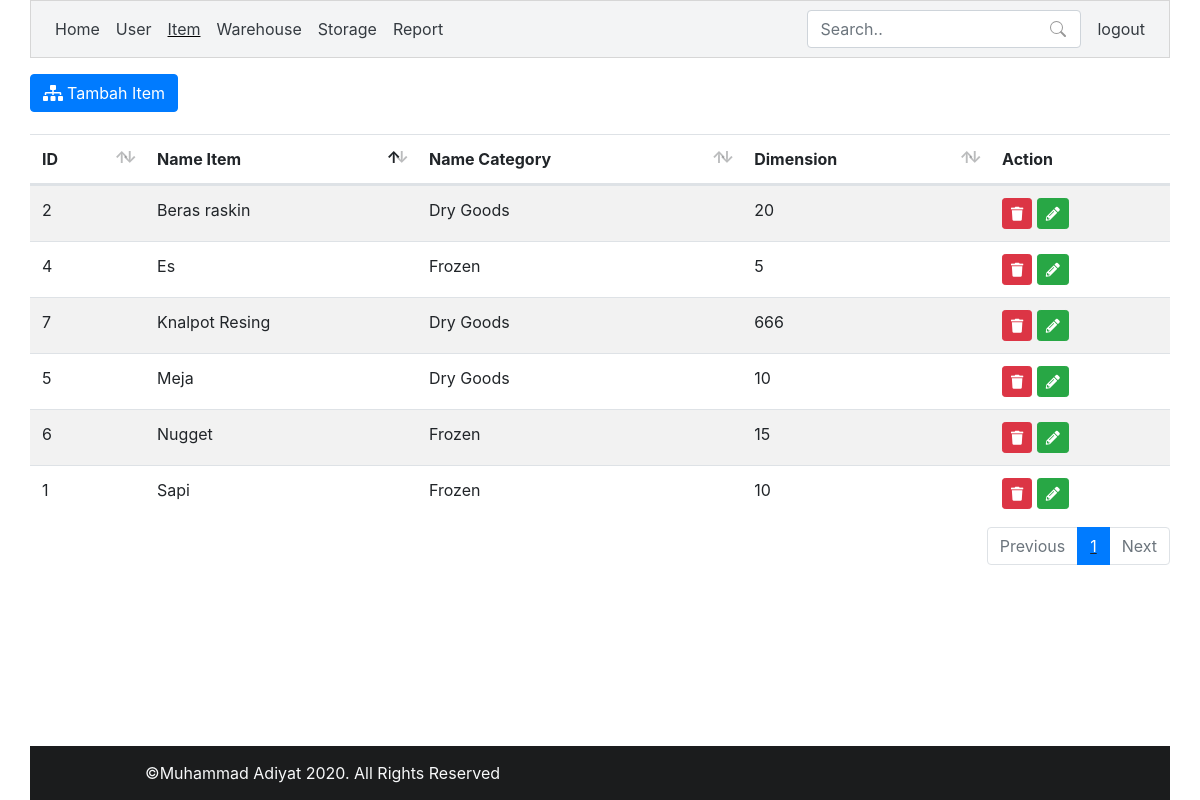
Page /?p=item (signed in) on the earlier database version.
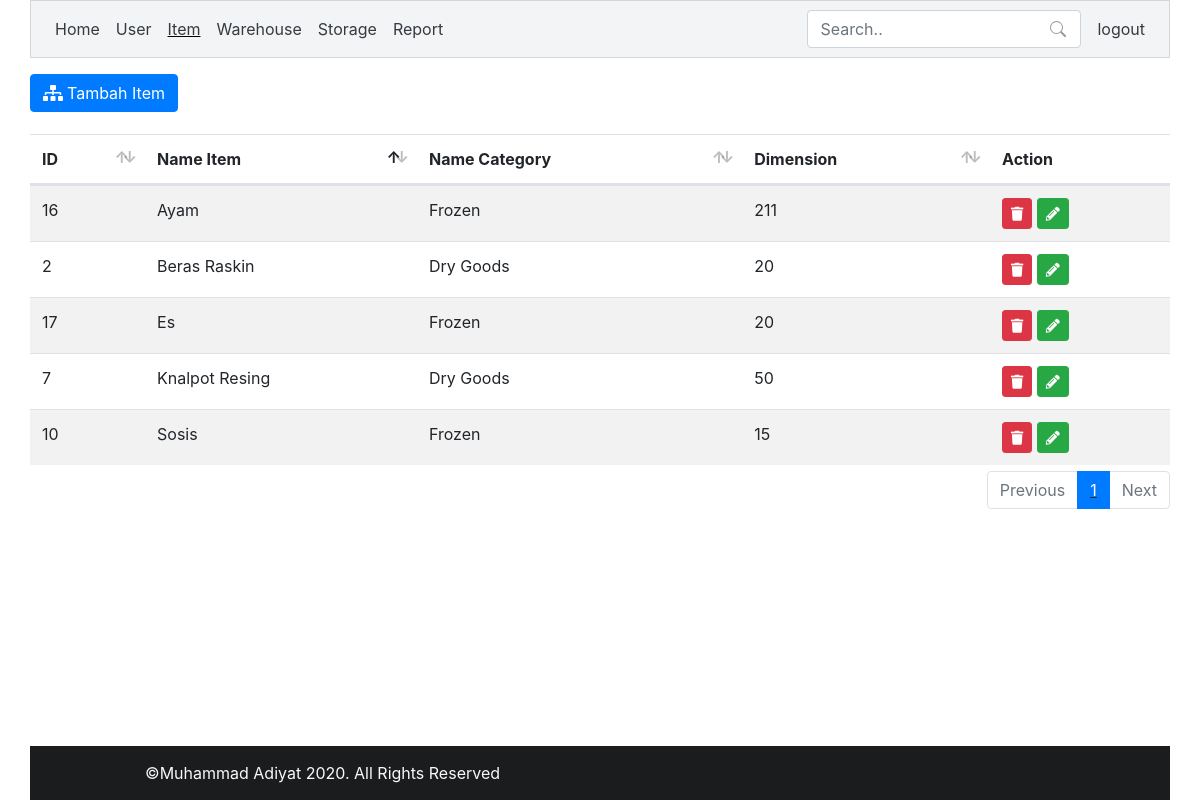
Same page on the later database version.
### tables this page shows
CREATE TABLE `m_item` (
  `id_item` int(11) NOT NULL,
  `name` varchar(45) NOT NULL,
  `dimensions` int(11) NOT NULL,
  `id_typeitem` int(11) NOT NULL
);

CREATE TABLE `m_typeitem` (
  `id_typeitem` int(11) NOT NULL,
  `name_item` varchar(45) NOT NULL
);

### class/init.php (called while the page is built)
<?php
require_once 'database.php';
$db = new database();

### class/database.php (called while the page is built, shortened)
<?php
class database
{
    private $db_host = "localhost";
    private $db_username = "root";
    private $db_password = "";
    private $db_name = "db_logistik";
    public function __construct()
    {
        $this->conn = mysqli_connect($this->db_host, $this->db_username, $this->db_password, $this->db_name);
    }
    public function select($query)
    {
        $result = mysqli_query($this->conn, $query);
        $rows = [];
        while ($row = mysqli_fetch_assoc($result)) {
            $rows[] = $row;
        }
        return $rows;
    }
}

### template/item.php (the view, shortened to what this page needs)
<?php
$items = $db->select("SELECT `m_item`.* , `m_typeitem`.`name_item` AS tipe_item
                    FROM `m_item` JOIN `m_typeitem`
                    ON `m_item`.`id_typeitem` = `m_typeitem`.`id_typeitem`
                    ");
?>
<div class="container mb-3">
    <div class="row mt-3">
        <a href="#" class="btn btn-primary" data-toggle="modal" data-target="#addItem">
            <i class="fas fa-sitemap"></i><span class="ml-1">Tambah Item</span>
        </a>
    </div>
    <div class="row mt-3">
        <div class="col p-0">
            <table id="table" class="table table-hover table-striped">
                <thead>
                    <tr>
                        <th>ID</th>
                        <th>Name Item</th>
                        <th>Name Category</th>
                        <th>Dimension</th>
                        <th>Action</th>
                    </tr>
                </thead>
                <tbody>
                    <?php foreach ($items as $item) : ?>
                        <tr>
                            <td><?= $item["id_item"] ?></td>
                            <td><?= $item["name"] ?></td>
                            <td><?= $item["tipe_item"] ?></td>
                            <td><?= $item["dimensions"] ?></td>
                            <td>
                                <a href="proses.php?act=hapus_item&id=<?= $item["id_item"] ?>" class="btn btn-sm btn-danger" onclick="return confirm('Yakin?')"><i class="fas fa-trash"></i></i></a>
                                <a href="?p=edit_item&id=<?= $item["id_item"] ?>" class="btn btn-sm btn-success"><i class="fas fa-pencil-alt"></i></a>
                            </td>
                        </tr>
                    <?php endforeach; ?>
                </tbody>
            </table>
        </div>
    </div>
</div>

### index.php (shortened to what this page needs)
<?php
include('class/init.php');
?>
<!DOCTYPE html>
<html lang="en">
<head>
    <link rel="stylesheet" type="text/css" href="assets/datatables/datatables.min.css" />
    <link rel="stylesheet" href="assets/css/bootstrap.min.css">
    <link rel="stylesheet" href="assets/fontawesome/css/all.min.css">
    <link rel="stylesheet" href="assets/css/style.css">
</head>
<body>
    <div class="outer-wrapper h-100 w-100 d-flex align-items-start flex-column">
        <header class="container p-0">
            <nav class="navbar navbar-expand-lg navbar-light nav-border nav-bg">
                <div class="collapse navbar-collapse" id="navbarSupportedContent">
                    <ul class="navbar-nav mr-auto">
                        <li class="nav-item <?= (!isset($_GET["p"])) ? "active" : "" ?>">
                            <a class="nav-link text-dark" href="./">Home <span class="sr-only">(current)</span></a>
                        </li>
                        <li class="nav-item <?= (isset($_GET["p"]) && $_GET["p"] == "user") ? "active" : "" ?>">
                            <a class="nav-link text-dark" href="?p=user">User</a>
                        </li>
                        <li class="nav-item <?= (isset($_GET["p"]) && $_GET["p"] == "item") ? "active" : "" ?>">
                            <a class="nav-link text-dark" href="?p=item">Item</a>
                        </li>
                        <li class="nav-item <?= (isset($_GET["p"]) && $_GET["p"] == "warehouse") ? "active" : "" ?>">
                            <a class="nav-link text-dark" href="?p=warehouse">Warehouse</a>
                        </li>
                        <li class="nav-item <?= (isset($_GET["p"]) && $_GET["p"] == "storage") ? "active" : "" ?>">
                            <a class="nav-link text-dark" href="?p=storage">Storage</a>
                        </li>
                        <li class="nav-item <?= (isset($_GET["p"]) && $_GET["p"] == "report") ? "active" : "" ?>">
                            <a class="nav-link text-dark" href="?p=report">Report</a>
                        </li>
                    </ul>
                    <form class="form-inline my-2 my-lg-0">
                        <div class="search-wrapper">
                            <input class="form-control mr-sm-2" type="text" placeholder="Search.." id="datatableSearch">
                            <button type="button" class="search-icon btn">
                            </button>
                        </div>
                    </form>
                    <ul class="navbar-nav">
                        <li class="nav-item">
                            <a href="proses.php?act=logout" class="nav-link text-dark">logout</a>
                        </li>
                    </ul>
                </div>
            </nav>
        </header>
        <?php
        if (isset($_GET['p'])) {
            $page = $_GET['p'];
            switch ($page) {
                case 'item':
                    require_once 'template/item.php';
                    break;
            }
        } else {
            require_once 'template/home.php';
        }
        ?>
        <footer class="mt-auto">
            <div class="container footer-bg">
                <p class="text-light m-0">&copy;Muhammad Adiyat 2020. All Rights Reserved</p>
            </div>
        </footer>
    </div>
</body>
</html>

### assets/css/style.css (style rules this page uses)
html,body { height: 100%; }
.nav-border { border: 1px solid rgb(214, 214, 214); }
.nav-bg { background-color: #f3f4f5; }
.nav-item { color: black; }
.search-wrapper { position: relative; display: flex; flex-direction: row; }
.search-icon { position: absolute; display: flex; align-self: center; right: 10px; color: #989898; }
.active { text-decoration: underline; }
.footer-bg { background-color: #1b1c1d; }
footer p { padding: 15px 100px; }
footer { width: 100%; }

Differences in the rows shown:
removed m_item: id_item "1", name "Sapi", id_typeitem.name_item "Frozen", dimensions "10"
removed m_item: id_item "4", name "Es", id_typeitem.name_item "Frozen", dimensions "5"
removed m_item: id_item "5", name "Meja", id_typeitem.name_item "Dry Goods", dimensions "10"
removed m_item: id_item "6", name "Nugget", id_typeitem.name_item "Frozen", dimensions "15"
changed m_item id 2: name "Beras raskin" → "Beras Raskin"
changed m_item "Knalpot Resing": dimensions "666" → "50"
added m_item: id_item "10", name "Sosis", id_typeitem.name_item "Frozen", dimensions "15"
added m_item: id_item "16", name "Ayam", id_typeitem.name_item "Frozen", dimensions "211"
added m_item: id_item "17", name "Es", id_typeitem.name_item "Frozen", dimensions "20"
